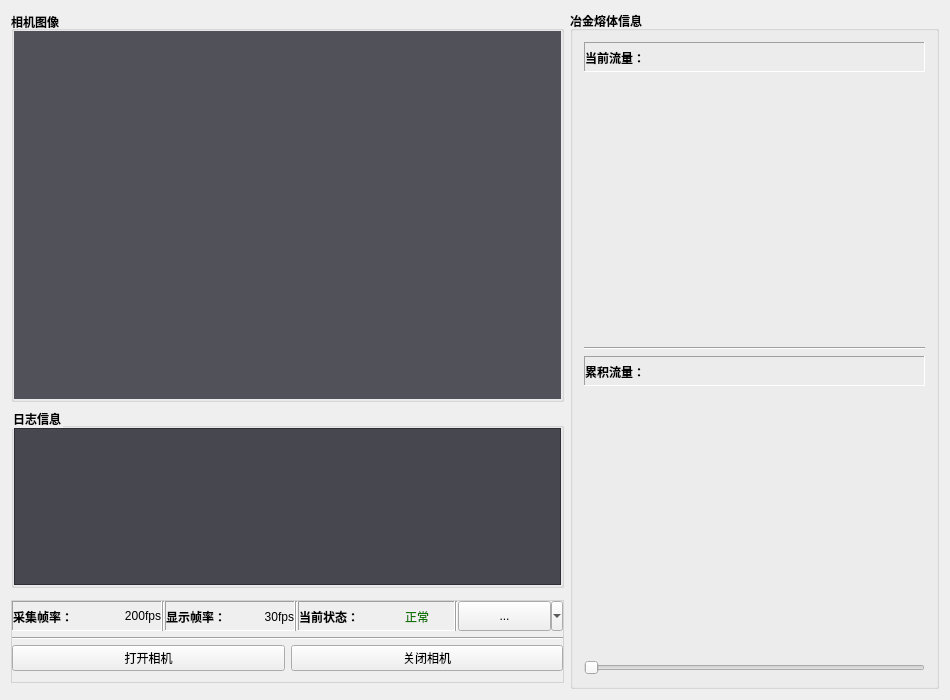
<?xml version="1.0" encoding="UTF-8"?>
<ui version="4.0">
 <class>Widget</class>
 <widget class="QWidget" name="Widget">
  <property name="geometry">
   <rect>
    <x>0</x>
    <y>0</y>
    <width>950</width>
    <height>700</height>
   </rect>
  </property>
  <property name="sizePolicy">
   <sizepolicy hsizetype="Expanding" vsizetype="Ignored">
    <horstretch>0</horstretch>
    <verstretch>0</verstretch>
   </sizepolicy>
  </property>
  <property name="windowTitle">
   <string>冶金熔体流量在线智能感知系统</string>
  </property>
  <layout class="QGridLayout" name="gridLayout_2">
   <item row="0" column="0">
    <layout class="QGridLayout" name="gridLayout" rowstretch="2,0,0,0,0,0" columnstretch="3,2">
     <item row="2" column="0">
      <widget class="QGroupBox" name="groupBox">
       <property name="minimumSize">
        <size>
         <width>0</width>
         <height>180</height>
        </size>
       </property>
       <property name="maximumSize">
        <size>
         <width>16777215</width>
         <height>180</height>
        </size>
       </property>
       <property name="font">
        <font>
         <weight>75</weight>
         <bold>true</bold>
        </font>
       </property>
       <property name="autoFillBackground">
        <bool>false</bool>
       </property>
       <property name="styleSheet">
        <string notr="true">background-color:rgba(0,0,0,0);</string>
       </property>
       <property name="title">
        <string>日志信息</string>
       </property>
       <layout class="QHBoxLayout" name="horizontalLayout_2">
        <property name="leftMargin">
         <number>0</number>
        </property>
        <property name="topMargin">
         <number>0</number>
        </property>
        <property name="rightMargin">
         <number>0</number>
        </property>
        <property name="bottomMargin">
         <number>0</number>
        </property>
        <item>
         <widget class="QTextEdit" name="logInfoText">
          <property name="font">
           <font>
            <pointsize>8</pointsize>
            <weight>50</weight>
            <bold>false</bold>
           </font>
          </property>
          <property name="autoFillBackground">
           <bool>true</bool>
          </property>
          <property name="styleSheet">
           <string notr="true">background-color: rgba(38, 38, 48,150);
color: rgb(255, 255, 255);</string>
          </property>
          <property name="readOnly">
           <bool>true</bool>
          </property>
         </widget>
        </item>
       </layout>
      </widget>
     </item>
     <item row="0" column="0" rowspan="2">
      <widget class="QGroupBox" name="VideoGroup">
       <property name="minimumSize">
        <size>
         <width>450</width>
         <height>300</height>
        </size>
       </property>
       <property name="font">
        <font>
         <weight>75</weight>
         <bold>true</bold>
        </font>
       </property>
       <property name="styleSheet">
        <string notr="true"/>
       </property>
       <property name="title">
        <string>相机图像</string>
       </property>
       <property name="alignment">
        <set>Qt::AlignLeading|Qt::AlignLeft|Qt::AlignVCenter</set>
       </property>
       <property name="flat">
        <bool>true</bool>
       </property>
       <property name="checkable">
        <bool>false</bool>
       </property>
       <layout class="QHBoxLayout" name="horizontalLayout">
        <property name="leftMargin">
         <number>0</number>
        </property>
        <property name="topMargin">
         <number>0</number>
        </property>
        <property name="rightMargin">
         <number>0</number>
        </property>
        <property name="bottomMargin">
         <number>0</number>
        </property>
        <item>
         <widget class="QWidget" name="widget" native="true">
          <property name="styleSheet">
           <string notr="true">background-color: rgba(38, 38, 48,200);</string>
          </property>
          <layout class="QHBoxLayout" name="horizontalLayout_3">
           <item>
            <widget class="QLabel" name="camVideo">
             <property name="sizePolicy">
              <sizepolicy hsizetype="Expanding" vsizetype="Expanding">
               <horstretch>0</horstretch>
               <verstretch>0</verstretch>
              </sizepolicy>
             </property>
             <property name="minimumSize">
              <size>
               <width>400</width>
               <height>300</height>
              </size>
             </property>
             <property name="styleSheet">
              <string notr="true">background-color: rgba(0,0,0,0);</string>
             </property>
             <property name="text">
              <string/>
             </property>
             <property name="alignment">
              <set>Qt::AlignCenter</set>
             </property>
             <property name="margin">
              <number>0</number>
             </property>
            </widget>
           </item>
          </layout>
         </widget>
        </item>
       </layout>
      </widget>
     </item>
     <item row="0" column="1" rowspan="6">
      <widget class="QGroupBox" name="InfoLayout">
       <property name="font">
        <font>
         <weight>75</weight>
         <bold>true</bold>
        </font>
       </property>
       <property name="title">
        <string>冶金熔体信息</string>
       </property>
       <layout class="QVBoxLayout" name="verticalLayout" stretch="0,6,0,0,6,0">
        <item>
         <widget class="QFrame" name="showQFrame">
          <property name="maximumSize">
           <size>
            <width>16777215</width>
            <height>30</height>
           </size>
          </property>
          <property name="frameShape">
           <enum>QFrame::Panel</enum>
          </property>
          <property name="frameShadow">
           <enum>QFrame::Sunken</enum>
          </property>
          <layout class="QHBoxLayout" name="horizontalLayout_4">
           <property name="leftMargin">
            <number>0</number>
           </property>
           <property name="topMargin">
            <number>0</number>
           </property>
           <property name="rightMargin">
            <number>0</number>
           </property>
           <property name="bottomMargin">
            <number>0</number>
           </property>
           <item>
            <widget class="QLabel" name="showQTitle">
             <property name="sizePolicy">
              <sizepolicy hsizetype="Fixed" vsizetype="Fixed">
               <horstretch>0</horstretch>
               <verstretch>0</verstretch>
              </sizepolicy>
             </property>
             <property name="minimumSize">
              <size>
               <width>90</width>
               <height>30</height>
              </size>
             </property>
             <property name="maximumSize">
              <size>
               <width>90</width>
               <height>30</height>
              </size>
             </property>
             <property name="text">
              <string>当前流量：</string>
             </property>
            </widget>
           </item>
           <item>
            <widget class="QLabel" name="showQText">
             <property name="sizePolicy">
              <sizepolicy hsizetype="Expanding" vsizetype="Expanding">
               <horstretch>0</horstretch>
               <verstretch>0</verstretch>
              </sizepolicy>
             </property>
             <property name="maximumSize">
              <size>
               <width>16777215</width>
               <height>30</height>
              </size>
             </property>
             <property name="font">
              <font>
               <weight>50</weight>
               <bold>false</bold>
              </font>
             </property>
             <property name="text">
              <string/>
             </property>
             <property name="alignment">
              <set>Qt::AlignLeading|Qt::AlignLeft|Qt::AlignVCenter</set>
             </property>
             <property name="margin">
              <number>2</number>
             </property>
            </widget>
           </item>
          </layout>
         </widget>
        </item>
        <item>
         <widget class="QChartView" name="showQChart">
          <property name="minimumSize">
           <size>
            <width>200</width>
            <height>150</height>
           </size>
          </property>
          <property name="styleSheet">
           <string notr="true">background-color: rgba(0,0,0,0);</string>
          </property>
          <property name="frameShape">
           <enum>QFrame::StyledPanel</enum>
          </property>
         </widget>
        </item>
        <item>
         <widget class="Line" name="line_5">
          <property name="orientation">
           <enum>Qt::Horizontal</enum>
          </property>
         </widget>
        </item>
        <item>
         <widget class="QFrame" name="showVFrame">
          <property name="maximumSize">
           <size>
            <width>16777215</width>
            <height>30</height>
           </size>
          </property>
          <property name="frameShape">
           <enum>QFrame::Panel</enum>
          </property>
          <property name="frameShadow">
           <enum>QFrame::Sunken</enum>
          </property>
          <layout class="QHBoxLayout" name="horizontalLayout_5">
           <property name="spacing">
            <number>7</number>
           </property>
           <property name="leftMargin">
            <number>0</number>
           </property>
           <property name="topMargin">
            <number>0</number>
           </property>
           <property name="rightMargin">
            <number>0</number>
           </property>
           <property name="bottomMargin">
            <number>0</number>
           </property>
           <item>
            <widget class="QLabel" name="showVTitle">
             <property name="sizePolicy">
              <sizepolicy hsizetype="Fixed" vsizetype="Fixed">
               <horstretch>0</horstretch>
               <verstretch>0</verstretch>
              </sizepolicy>
             </property>
             <property name="minimumSize">
              <size>
               <width>90</width>
               <height>30</height>
              </size>
             </property>
             <property name="maximumSize">
              <size>
               <width>90</width>
               <height>30</height>
              </size>
             </property>
             <property name="text">
              <string>累积流量：</string>
             </property>
            </widget>
           </item>
           <item>
            <widget class="QLabel" name="showVText">
             <property name="sizePolicy">
              <sizepolicy hsizetype="Expanding" vsizetype="Expanding">
               <horstretch>0</horstretch>
               <verstretch>0</verstretch>
              </sizepolicy>
             </property>
             <property name="maximumSize">
              <size>
               <width>16777215</width>
               <height>30</height>
              </size>
             </property>
             <property name="font">
              <font>
               <weight>50</weight>
               <bold>false</bold>
              </font>
             </property>
             <property name="text">
              <string/>
             </property>
             <property name="alignment">
              <set>Qt::AlignLeading|Qt::AlignLeft|Qt::AlignVCenter</set>
             </property>
             <property name="margin">
              <number>2</number>
             </property>
            </widget>
           </item>
          </layout>
         </widget>
        </item>
        <item>
         <widget class="QChartView" name="showVChart">
          <property name="minimumSize">
           <size>
            <width>200</width>
            <height>150</height>
           </size>
          </property>
          <property name="styleSheet">
           <string notr="true">background-color: rgba(0, 0,0, 0);</string>
          </property>
         </widget>
        </item>
        <item>
         <widget class="SliderClick" name="timeSlider">
          <property name="orientation">
           <enum>Qt::Horizontal</enum>
          </property>
         </widget>
        </item>
       </layout>
      </widget>
     </item>
     <item row="4" column="0">
      <widget class="QGroupBox" name="verticalGroupBox">
       <property name="styleSheet">
        <string notr="true">QGroupBox{
	border:1px solid lightgray;
	margin-top:0px;
}
QGroupBox::title{
	subcontrol-origin:margin;
	subcontrol-position: top left;
	margin-top:0px;
	margin-left:0px;
	margin-bottom:11px;
}</string>
       </property>
       <property name="title">
        <string/>
       </property>
       <property name="flat">
        <bool>true</bool>
       </property>
       <layout class="QVBoxLayout" name="verticalLayout_2">
        <property name="leftMargin">
         <number>0</number>
        </property>
        <property name="topMargin">
         <number>0</number>
        </property>
        <property name="rightMargin">
         <number>0</number>
        </property>
        <property name="bottomMargin">
         <number>11</number>
        </property>
        <item>
         <layout class="QHBoxLayout" name="TextLayout" stretch="3,0,3,0,3,0,2">
          <property name="spacing">
           <number>0</number>
          </property>
          <item>
           <widget class="QFrame" name="frame">
            <property name="sizePolicy">
             <sizepolicy hsizetype="Expanding" vsizetype="Expanding">
              <horstretch>0</horstretch>
              <verstretch>0</verstretch>
             </sizepolicy>
            </property>
            <property name="minimumSize">
             <size>
              <width>140</width>
              <height>30</height>
             </size>
            </property>
            <property name="maximumSize">
             <size>
              <width>150</width>
              <height>30</height>
             </size>
            </property>
            <property name="frameShape">
             <enum>QFrame::Panel</enum>
            </property>
            <property name="frameShadow">
             <enum>QFrame::Sunken</enum>
            </property>
            <layout class="QHBoxLayout" name="horizontalLayout_7">
             <property name="spacing">
              <number>0</number>
             </property>
             <property name="leftMargin">
              <number>0</number>
             </property>
             <property name="topMargin">
              <number>0</number>
             </property>
             <property name="rightMargin">
              <number>0</number>
             </property>
             <property name="bottomMargin">
              <number>0</number>
             </property>
             <item>
              <widget class="QLabel" name="capFpsTitle">
               <property name="minimumSize">
                <size>
                 <width>80</width>
                 <height>30</height>
                </size>
               </property>
               <property name="maximumSize">
                <size>
                 <width>80</width>
                 <height>30</height>
                </size>
               </property>
               <property name="font">
                <font>
                 <weight>75</weight>
                 <bold>true</bold>
                </font>
               </property>
               <property name="frameShape">
                <enum>QFrame::NoFrame</enum>
               </property>
               <property name="frameShadow">
                <enum>QFrame::Plain</enum>
               </property>
               <property name="text">
                <string>采集帧率：</string>
               </property>
              </widget>
             </item>
             <item>
              <widget class="QLabel" name="capFPSText">
               <property name="sizePolicy">
                <sizepolicy hsizetype="Expanding" vsizetype="Expanding">
                 <horstretch>0</horstretch>
                 <verstretch>0</verstretch>
                </sizepolicy>
               </property>
               <property name="minimumSize">
                <size>
                 <width>60</width>
                 <height>0</height>
                </size>
               </property>
               <property name="frameShape">
                <enum>QFrame::NoFrame</enum>
               </property>
               <property name="frameShadow">
                <enum>QFrame::Plain</enum>
               </property>
               <property name="text">
                <string>200fps</string>
               </property>
               <property name="alignment">
                <set>Qt::AlignRight|Qt::AlignTrailing|Qt::AlignVCenter</set>
               </property>
              </widget>
             </item>
            </layout>
           </widget>
          </item>
          <item>
           <widget class="Line" name="line">
            <property name="orientation">
             <enum>Qt::Vertical</enum>
            </property>
           </widget>
          </item>
          <item>
           <widget class="QFrame" name="frame_2">
            <property name="sizePolicy">
             <sizepolicy hsizetype="Expanding" vsizetype="Expanding">
              <horstretch>0</horstretch>
              <verstretch>0</verstretch>
             </sizepolicy>
            </property>
            <property name="minimumSize">
             <size>
              <width>120</width>
              <height>30</height>
             </size>
            </property>
            <property name="maximumSize">
             <size>
              <width>130</width>
              <height>30</height>
             </size>
            </property>
            <property name="frameShape">
             <enum>QFrame::Panel</enum>
            </property>
            <property name="frameShadow">
             <enum>QFrame::Sunken</enum>
            </property>
            <layout class="QHBoxLayout" name="horizontalLayout_8">
             <property name="spacing">
              <number>0</number>
             </property>
             <property name="leftMargin">
              <number>0</number>
             </property>
             <property name="topMargin">
              <number>0</number>
             </property>
             <property name="rightMargin">
              <number>0</number>
             </property>
             <property name="bottomMargin">
              <number>0</number>
             </property>
             <item>
              <widget class="QLabel" name="showFpsTitle">
               <property name="minimumSize">
                <size>
                 <width>80</width>
                 <height>30</height>
                </size>
               </property>
               <property name="font">
                <font>
                 <weight>75</weight>
                 <bold>true</bold>
                </font>
               </property>
               <property name="frameShape">
                <enum>QFrame::NoFrame</enum>
               </property>
               <property name="frameShadow">
                <enum>QFrame::Plain</enum>
               </property>
               <property name="text">
                <string>显示帧率：</string>
               </property>
              </widget>
             </item>
             <item>
              <widget class="QLabel" name="showFPSText">
               <property name="sizePolicy">
                <sizepolicy hsizetype="Expanding" vsizetype="Expanding">
                 <horstretch>0</horstretch>
                 <verstretch>0</verstretch>
                </sizepolicy>
               </property>
               <property name="minimumSize">
                <size>
                 <width>60</width>
                 <height>30</height>
                </size>
               </property>
               <property name="frameShape">
                <enum>QFrame::NoFrame</enum>
               </property>
               <property name="frameShadow">
                <enum>QFrame::Plain</enum>
               </property>
               <property name="text">
                <string>30fps</string>
               </property>
               <property name="scaledContents">
                <bool>false</bool>
               </property>
               <property name="alignment">
                <set>Qt::AlignRight|Qt::AlignTrailing|Qt::AlignVCenter</set>
               </property>
               <property name="wordWrap">
                <bool>true</bool>
               </property>
              </widget>
             </item>
            </layout>
           </widget>
          </item>
          <item>
           <widget class="Line" name="line_2">
            <property name="orientation">
             <enum>Qt::Vertical</enum>
            </property>
           </widget>
          </item>
          <item>
           <widget class="QFrame" name="frame_3">
            <property name="sizePolicy">
             <sizepolicy hsizetype="Expanding" vsizetype="Expanding">
              <horstretch>0</horstretch>
              <verstretch>0</verstretch>
             </sizepolicy>
            </property>
            <property name="minimumSize">
             <size>
              <width>140</width>
              <height>30</height>
             </size>
            </property>
            <property name="maximumSize">
             <size>
              <width>200</width>
              <height>30</height>
             </size>
            </property>
            <property name="frameShape">
             <enum>QFrame::Panel</enum>
            </property>
            <property name="frameShadow">
             <enum>QFrame::Sunken</enum>
            </property>
            <layout class="QHBoxLayout" name="horizontalLayout_9">
             <property name="spacing">
              <number>0</number>
             </property>
             <property name="leftMargin">
              <number>0</number>
             </property>
             <property name="topMargin">
              <number>0</number>
             </property>
             <property name="rightMargin">
              <number>0</number>
             </property>
             <property name="bottomMargin">
              <number>0</number>
             </property>
             <item>
              <widget class="QLabel" name="label">
               <property name="minimumSize">
                <size>
                 <width>80</width>
                 <height>30</height>
                </size>
               </property>
               <property name="font">
                <font>
                 <weight>75</weight>
                 <bold>true</bold>
                </font>
               </property>
               <property name="frameShape">
                <enum>QFrame::NoFrame</enum>
               </property>
               <property name="frameShadow">
                <enum>QFrame::Plain</enum>
               </property>
               <property name="text">
                <string>当前状态：</string>
               </property>
              </widget>
             </item>
             <item>
              <widget class="QLabel" name="stateText">
               <property name="sizePolicy">
                <sizepolicy hsizetype="Expanding" vsizetype="Expanding">
                 <horstretch>0</horstretch>
                 <verstretch>0</verstretch>
                </sizepolicy>
               </property>
               <property name="minimumSize">
                <size>
                 <width>80</width>
                 <height>30</height>
                </size>
               </property>
               <property name="maximumSize">
                <size>
                 <width>16777215</width>
                 <height>40</height>
                </size>
               </property>
               <property name="styleSheet">
                <string notr="true">color: rgb(18, 117, 3);</string>
               </property>
               <property name="frameShape">
                <enum>QFrame::NoFrame</enum>
               </property>
               <property name="frameShadow">
                <enum>QFrame::Plain</enum>
               </property>
               <property name="text">
                <string>正常</string>
               </property>
               <property name="alignment">
                <set>Qt::AlignCenter</set>
               </property>
              </widget>
             </item>
            </layout>
           </widget>
          </item>
          <item>
           <widget class="Line" name="line_3">
            <property name="orientation">
             <enum>Qt::Vertical</enum>
            </property>
           </widget>
          </item>
          <item>
           <widget class="QToolButton" name="toolButton">
            <property name="sizePolicy">
             <sizepolicy hsizetype="Expanding" vsizetype="Fixed">
              <horstretch>0</horstretch>
              <verstretch>0</verstretch>
             </sizepolicy>
            </property>
            <property name="minimumSize">
             <size>
              <width>100</width>
              <height>30</height>
             </size>
            </property>
            <property name="text">
             <string>...</string>
            </property>
            <property name="popupMode">
             <enum>QToolButton::MenuButtonPopup</enum>
            </property>
            <property name="toolButtonStyle">
             <enum>Qt::ToolButtonTextOnly</enum>
            </property>
            <property name="arrowType">
             <enum>Qt::DownArrow</enum>
            </property>
           </widget>
          </item>
         </layout>
        </item>
        <item>
         <widget class="Line" name="line_4">
          <property name="maximumSize">
           <size>
            <width>16777215</width>
            <height>2</height>
           </size>
          </property>
          <property name="orientation">
           <enum>Qt::Horizontal</enum>
          </property>
         </widget>
        </item>
        <item>
         <layout class="QHBoxLayout" name="horizontalLayout_6" stretch="1,1">
          <item>
           <widget class="QPushButton" name="openCamBtn">
            <property name="sizePolicy">
             <sizepolicy hsizetype="Expanding" vsizetype="Expanding">
              <horstretch>0</horstretch>
              <verstretch>0</verstretch>
             </sizepolicy>
            </property>
            <property name="text">
             <string>打开相机</string>
            </property>
           </widget>
          </item>
          <item>
           <widget class="QPushButton" name="closeCamBtn">
            <property name="sizePolicy">
             <sizepolicy hsizetype="Expanding" vsizetype="Expanding">
              <horstretch>0</horstretch>
              <verstretch>0</verstretch>
             </sizepolicy>
            </property>
            <property name="text">
             <string>关闭相机</string>
            </property>
           </widget>
          </item>
         </layout>
        </item>
       </layout>
      </widget>
     </item>
    </layout>
   </item>
  </layout>
 </widget>
 <layoutdefault spacing="6" margin="11"/>
 <customwidgets>
  <customwidget>
   <class>QChartView</class>
   <extends>QGraphicsView</extends>
   <header>qchartview.h</header>
  </customwidget>
  <customwidget>
   <class>SliderClick</class>
   <extends>QSlider</extends>
   <header location="global">sliderclick.h</header>
  </customwidget>
 </customwidgets>
 <resources/>
 <connections/>
</ui>
